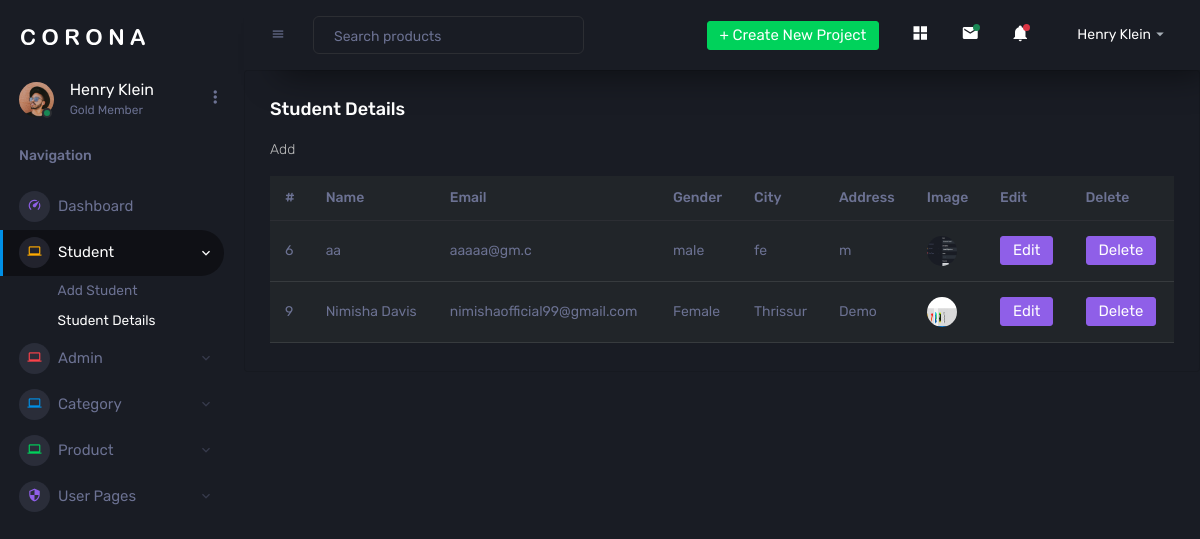
Screenshot of /displaystudent with the database file from the repository.
### myapp/models.py (models this page shows)
class Student(models.Model):
    Name=models.CharField(max_length=100,null=True,blank=True)
    Email=models.CharField(max_length=100,null=True,blank=True)
    Gender=models.CharField(max_length=10,null=True,blank=True)
    Image=models.ImageField(upload_to="student",null=True,blank=True)
    City=models.CharField(max_length=100,null=True,blank=True)
    Address=models.CharField(max_length=100,null=True,blank=True)

### myapp/views.py (the view)
# urls.py: path('displaystudent',views.displaystudent,name="displaystudent"),
def displaystudent(request):
    data=Student.objects.all()
    return render(request,"displaystudent.html",{'data':data})

### templates/displaystudent.html (shortened to what this page needs)
<!DOCTYPE html>
{% extends 'index.html' %}
{% block content %}
<html lang="en">
<head>
</head>
<body>
  <div class="col-lg-12 grid-margin stretch-card">
                <div class="card">
                  <div class="card-body">
                    <h4 class="card-title">Student Details</h4>
                    <p class="card-description">Add
                    </p>
                    <div class="table-responsive">
                      <table class="table table-dark">
                        <thead>
                          <tr>
                            <th> # </th>
                            <th> Name </th>
                            <th> Email </th>
                            <th> Gender </th>
                            <th> City </th>
                            <th> Address </th>
                            <th> Image </th>
                            <th> Edit </th>
                            <th> Delete </th>
                          </tr>
                        </thead>
                        <tbody>
                        {% for i in data %}
                          <tr>
                            <td>{{i.id}}</td>
                            <td>{{i.Name}}</td>
                            <td>{{i.Email}}</td>
                            <td>{{i.Gender}}</td>
                            <td>{{i.City}}</td>
                            <td>{{i.Address}}</td>
                            <td>
                              <img src="{{i.Image.url}}" >
                            </td>
                            <td>
                            <form action="{% url 'editstudent' dataid=i.id %}">
                                <button class="btn edit btn-info">Edit</button>
                            </form>
                            </td>
                            <td>
                              <form action="{% url 'deletestudent' dataid=i.id %}">
                                <button class="btn edit btn-info">Delete</button>
                            </form>
                            </td>
                          </tr>
                        {% endfor %}
                        </tbody>
                      </table>
                    </div>
                  </div>
                </div>
              </div>
</body>
</html>
{% endblock %}

### rows the page displays
Student: id "6", Name "aa", Email "aaaaa@gm.c", Gender "male", City "fe", Address "m", Image (picture)
Student: id "9", Name "Nimisha Davis", Email "nimishaofficial99@gmail.com", Gender "Female", City "Thrissur", Address "Demo", Image (picture)
